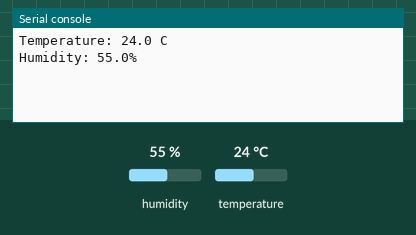
Recording of a program running on a simulated MicroPython board. On the bench: the last lines printed to the serial console. The test bench sets the inputs (shaded band); at power-on: humidity 55 %, temperature 24 °C.

Above: at 1.2 s.
1.3 s: humidity set to 22 %
At 2.7 s:
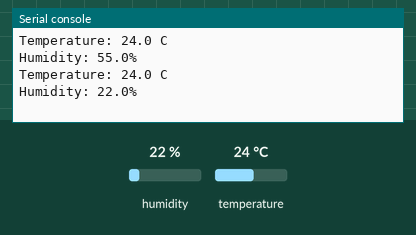
4.0 s: temperature set to 12 °C
At 5.0 s:
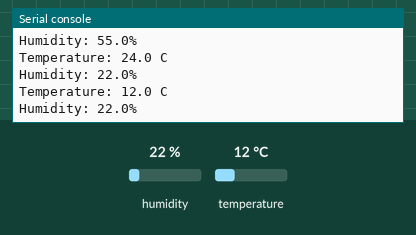
6.7 s: humidity set to 40 %
At 8.5 s:
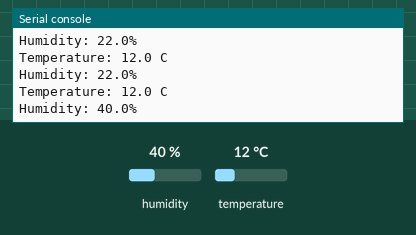
Timing chart, 0 to 10.0 s (numbered marks = the images above; inputs shaded):
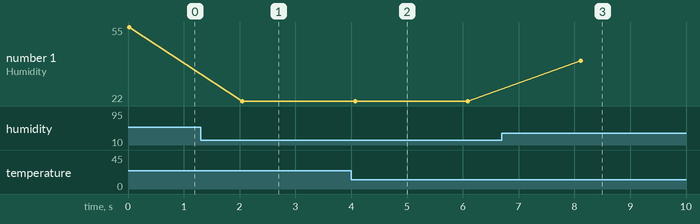

The program:

weather_station.py
```python
from machine import Pin
import time
import dht

sensor = dht.DHT22(Pin(15))

while True:
    try:
        sensor.measure()
        temperature = sensor.temperature()
        humidity = sensor.humidity()
        print("Temperature: {:.1f} C".format(temperature))
        print("Humidity: {:.1f}%".format(humidity))
    except OSError as e:
        print("Sensor read error:", e)

    time.sleep(2)
```

Measured:
- after the input at 1.3 s, the serial console: prints a new line after 0.75 s (image 1)
- after the input at 4.0 s, the serial console: prints a new line after 0.07 s (image 2)
- after the input at 6.7 s, the serial console: prints a new line after 1.4 s (image 3)
- plotted number 1: 55 → 22 after the input at 1.3 s, 22 → 40 after the input at 6.7 s
